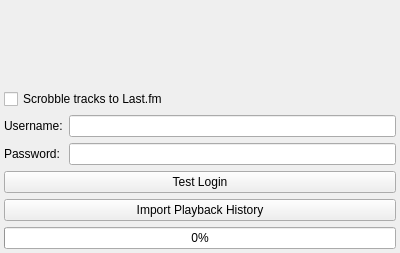
<?xml version="1.0" encoding="UTF-8"?>
<ui version="4.0">
 <class>LastFmConfig</class>
 <widget class="QWidget" name="LastFmConfig">
  <property name="geometry">
   <rect>
    <x>0</x>
    <y>0</y>
    <width>400</width>
    <height>253</height>
   </rect>
  </property>
  <property name="windowTitle">
   <string>Form</string>
  </property>
  <layout class="QVBoxLayout" name="verticalLayout">
   <property name="margin">
    <number>4</number>
   </property>
   <item>
    <widget class="QLabel" name="label">
     <property name="text">
      <string/>
     </property>
     <property name="pixmap">
      <pixmap resource="../../../resources.qrc">:/data/images/lastfm-icon.png</pixmap>
     </property>
     <property name="alignment">
      <set>Qt::AlignCenter</set>
     </property>
    </widget>
   </item>
   <item>
    <layout class="QVBoxLayout" name="verticalLayout_2">
     <item>
      <widget class="QCheckBox" name="enable">
       <property name="layoutDirection">
        <enum>Qt::LeftToRight</enum>
       </property>
       <property name="text">
        <string>Scrobble tracks to Last.fm</string>
       </property>
      </widget>
     </item>
     <item>
      <layout class="QGridLayout" name="gridLayout_3">
       <item row="0" column="0">
        <widget class="QLabel" name="label_3">
         <property name="text">
          <string>Username:</string>
         </property>
        </widget>
       </item>
       <item row="0" column="1">
        <widget class="QLineEdit" name="username"/>
       </item>
       <item row="1" column="0">
        <widget class="QLabel" name="label_4">
         <property name="text">
          <string>Password:</string>
         </property>
        </widget>
       </item>
       <item row="1" column="1">
        <widget class="QLineEdit" name="password">
         <property name="echoMode">
          <enum>QLineEdit::Password</enum>
         </property>
        </widget>
       </item>
      </layout>
     </item>
     <item>
      <widget class="QPushButton" name="testLogin">
       <property name="text">
        <string>Test Login</string>
       </property>
      </widget>
     </item>
     <item>
      <widget class="QPushButton" name="importHistory">
       <property name="text">
        <string>Import Playback History</string>
       </property>
      </widget>
     </item>
     <item>
      <widget class="QProgressBar" name="progressBar">
       <property name="value">
        <number>0</number>
       </property>
      </widget>
     </item>
    </layout>
   </item>
  </layout>
 </widget>
 <resources>
  <include location="../../../resources.qrc"/>
 </resources>
 <connections/>
</ui>
